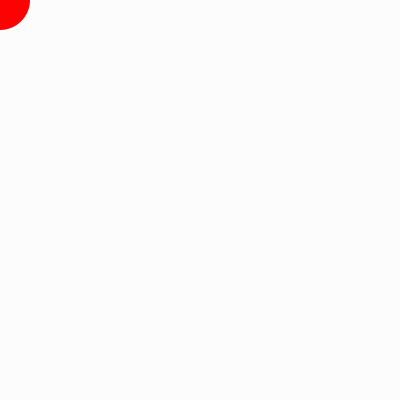
Frame 1 (no input)
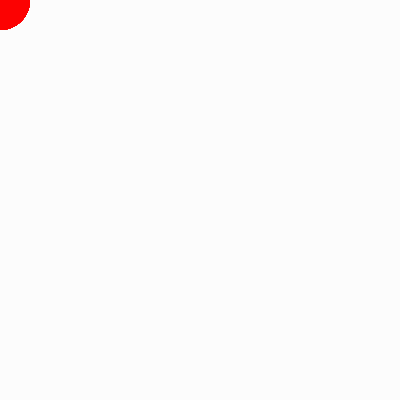
Frame 60 (the mouse pressed at the canvas centre just before this capture)
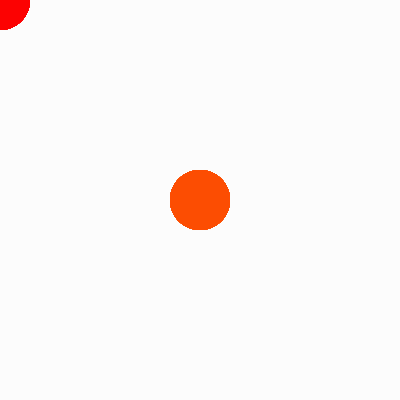
Frame 120 (the mouse held since frame 60 and released just before this capture)

The Processing sketch that drew these frames (run headless with seeded random() and noise(); from frame 60 on, the mouse is pressed at the canvas centre):

// Processing sketch: processing_13026
// ── processing_13026.pde

int h=0;

    void setup() {
      size(400, 400);
      colorMode(HSB, 100);
      background(99);
      noStroke();
    }

    void draw() {
      fill(h, 99, 99);
      ellipse(mouseX, mouseY, 60, 60);
    }

    void mousePressed(){
      h += 5;
      h %= 100;
    }
